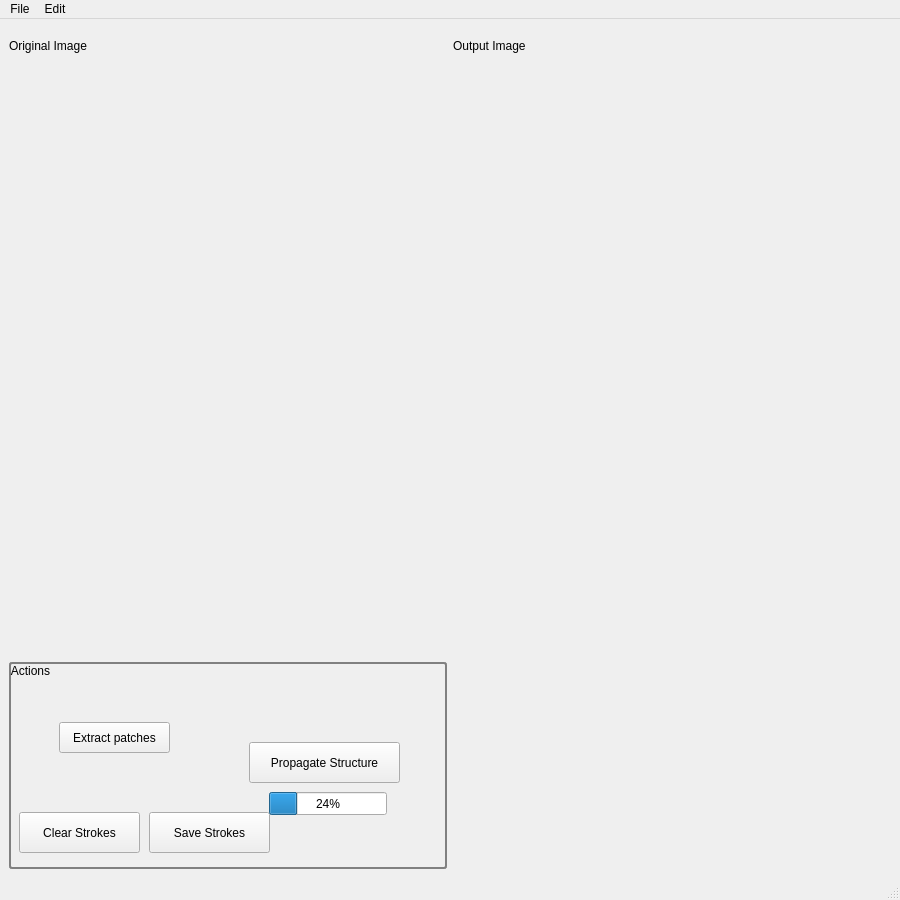
<?xml version="1.0" encoding="UTF-8"?>
<ui version="4.0">
 <class>MainWindow</class>
 <widget class="QMainWindow" name="MainWindow">
  <property name="geometry">
   <rect>
    <x>0</x>
    <y>0</y>
    <width>900</width>
    <height>900</height>
   </rect>
  </property>
  <property name="minimumSize">
   <size>
    <width>900</width>
    <height>900</height>
   </size>
  </property>
  <property name="windowTitle">
   <string>Interactive Graph Cut Segmentation</string>
  </property>
  <widget class="QWidget" name="centralwidget">
   <layout class="QHBoxLayout" name="horizontalLayout">
    <item>
     <layout class="QGridLayout" name="gridLayout" rowstretch="1,17,6">
      <item row="0" column="0">
       <widget class="QLabel" name="label_9">
        <property name="text">
         <string>Original Image</string>
        </property>
       </widget>
      </item>
      <item row="0" column="1">
       <widget class="QLabel" name="label_10">
        <property name="text">
         <string>Output Image</string>
        </property>
       </widget>
      </item>
      <item row="1" column="0">
       <widget class="QVTKWidget" name="qvtkWidgetLeft"/>
      </item>
      <item row="1" column="1">
       <widget class="QVTKWidget" name="qvtkWidgetRight"/>
      </item>
      <item row="2" column="0">
       <widget class="QGroupBox" name="grpSelection">
        <property name="styleSheet">
         <string notr="true">QGroupBox#grpSelection { 
     border: 2px solid gray; 
     border-radius: 3px; 
 } 

QGroupBox#grpSelection::title { 
    background-color: transparent;
 } </string>
        </property>
        <property name="title">
         <string>Actions</string>
        </property>
        <widget class="QPushButton" name="btnClearStrokes">
         <property name="geometry">
          <rect>
           <x>10</x>
           <y>150</y>
           <width>121</width>
           <height>41</height>
          </rect>
         </property>
         <property name="text">
          <string>Clear Strokes</string>
         </property>
        </widget>
        <widget class="QPushButton" name="btnSaveStrokes">
         <property name="geometry">
          <rect>
           <x>140</x>
           <y>150</y>
           <width>121</width>
           <height>41</height>
          </rect>
         </property>
         <property name="toolTip">
          <string>The foreground and background pixels will be saved as binary images in X_Foreground.png and X_Background.png where X is specified in the file save diaglog.</string>
         </property>
         <property name="text">
          <string>Save Strokes</string>
         </property>
        </widget>
        <widget class="QPushButton" name="btnPropagate">
         <property name="geometry">
          <rect>
           <x>240</x>
           <y>80</y>
           <width>151</width>
           <height>41</height>
          </rect>
         </property>
         <property name="text">
          <string>Propagate Structure</string>
         </property>
        </widget>
        <widget class="QProgressBar" name="progressBar">
         <property name="geometry">
          <rect>
           <x>260</x>
           <y>130</y>
           <width>118</width>
           <height>23</height>
          </rect>
         </property>
         <property name="value">
          <number>24</number>
         </property>
        </widget>
        <widget class="QPushButton" name="btnExtractPatches">
         <property name="geometry">
          <rect>
           <x>50</x>
           <y>60</y>
           <width>111</width>
           <height>31</height>
          </rect>
         </property>
         <property name="text">
          <string>Extract patches</string>
         </property>
        </widget>
       </widget>
      </item>
     </layout>
    </item>
   </layout>
  </widget>
  <widget class="QMenuBar" name="menubar">
   <property name="geometry">
    <rect>
     <x>0</x>
     <y>0</y>
     <width>900</width>
     <height>25</height>
    </rect>
   </property>
   <widget class="QMenu" name="menuFile">
    <property name="title">
     <string>File</string>
    </property>
    <addaction name="actionOpen_Color_Image"/>
    <addaction name="actionOpen_Grayscale_Image"/>
    <addaction name="actionSave_Result"/>
   </widget>
   <widget class="QMenu" name="menuEdit">
    <property name="title">
     <string>Edit</string>
    </property>
    <addaction name="actionFlip_Image"/>
   </widget>
   <addaction name="menuFile"/>
   <addaction name="menuEdit"/>
  </widget>
  <widget class="QStatusBar" name="statusbar"/>
  <action name="actionOpen_Color_Image">
   <property name="text">
    <string>Open As Color Image</string>
   </property>
  </action>
  <action name="actionOpen_Grayscale_Image">
   <property name="text">
    <string>Open As Grayscale Image</string>
   </property>
  </action>
  <action name="actionOpen_RGBDI_Image">
   <property name="text">
    <string>Open As RGBDI Image</string>
   </property>
  </action>
  <action name="actionSave_Result">
   <property name="text">
    <string>Save Result</string>
   </property>
  </action>
  <action name="actionFlip_Image">
   <property name="text">
    <string>Flip Image</string>
   </property>
  </action>
 </widget>
 <customwidgets>
  <customwidget>
   <class>QVTKWidget</class>
   <extends>QWidget</extends>
   <header>QVTKWidget.h</header>
  </customwidget>
 </customwidgets>
 <resources/>
 <connections/>
</ui>
